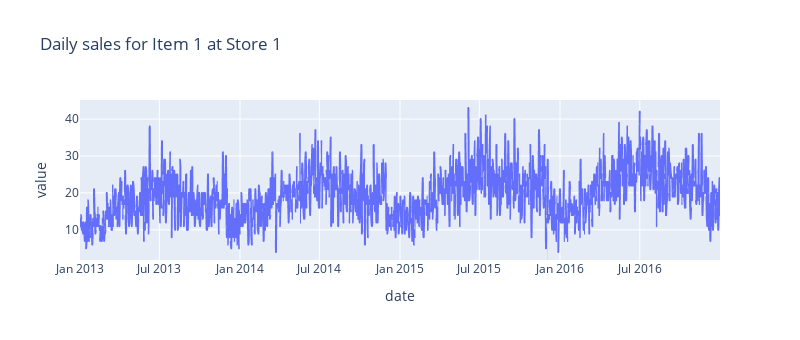

The cell this chart's notebook holds for it:
### Code cell
# Plot the sales of item for Item 1 Store 1
fig = px.line(plot_df , x ='date', y = 'value', title='Daily sales for Item 1 at Store 1')
fig.update_layout(width=800, height=340)
fig.show()

### Figure 1 — Plotly figure (JSON) as saved in the notebook; plotly's stock layout.template omitted (floating-point values rounded to 4 significant figures; data arrays with more than 128 entries replaced by an {"elided": "..."} marker saying what was removed)
{"data": [{"hovertemplate": "date=%{x}<br>value=%{y}<extra></extra>", "legendgroup": "", "line": {"color": "#636efa", "dash": "solid"}, "mode": "lines", "name": "", "showlegend": false, "type": "scattergl", "x": {"elided": "1461 str values"}, "xaxis": "x", "y": {"elided": "1461 int values"}, "yaxis": "y"}], "layout": {"height": 340, "legend": {"tracegroupgap": 0}, "title": {"text": "Daily sales for Item 1 at Store 1"}, "width": 800, "xaxis": {"anchor": "y", "domain": [0, 1], "title": {"text": "date"}}, "yaxis": {"anchor": "x", "domain": [0, 1], "title": {"text": "value"}}}}
